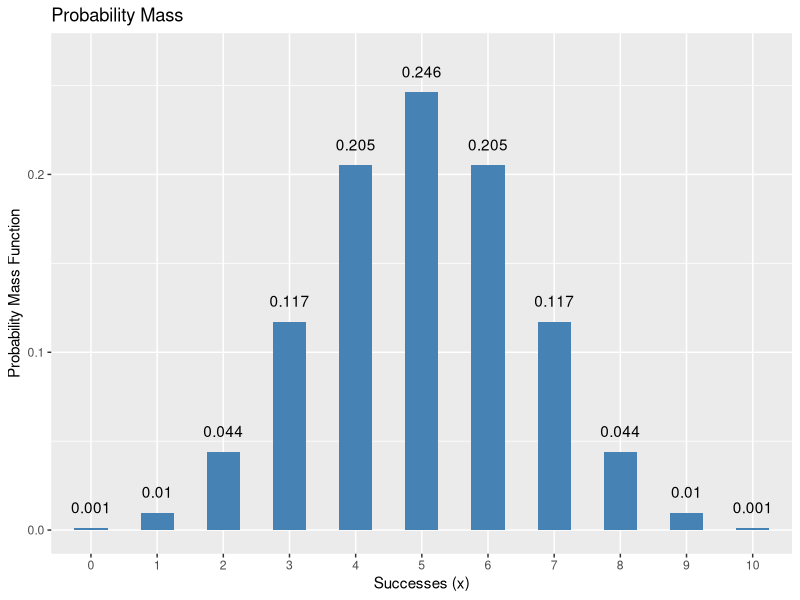
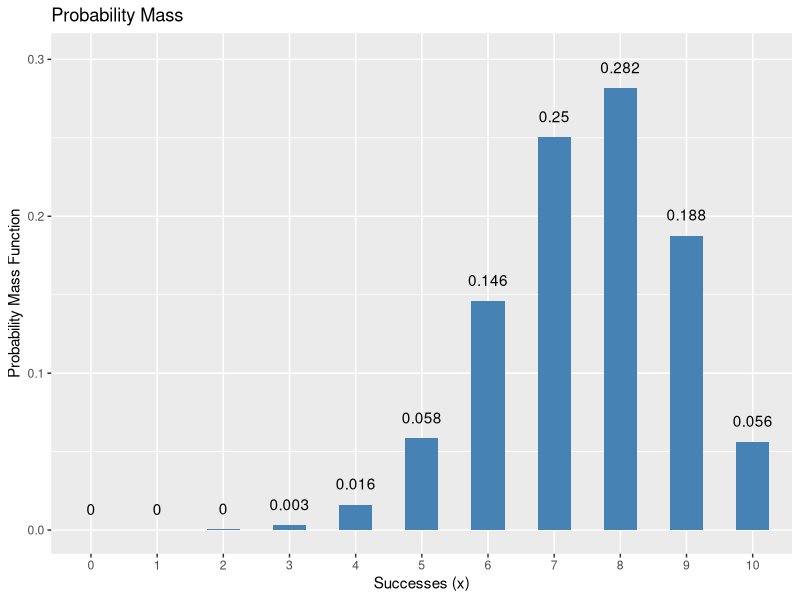
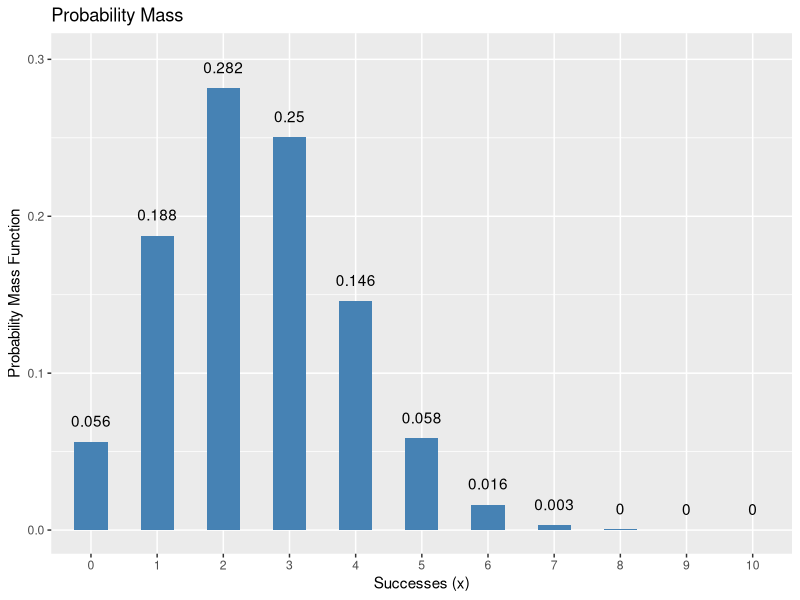
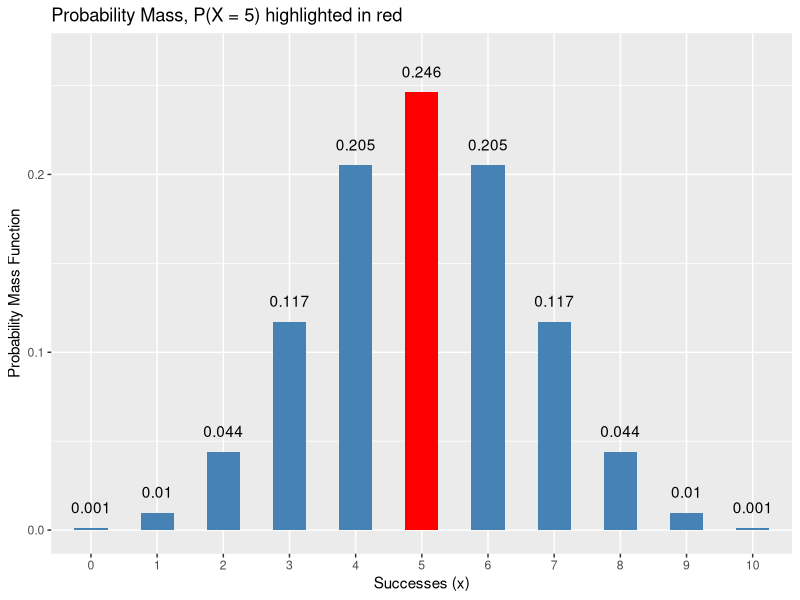
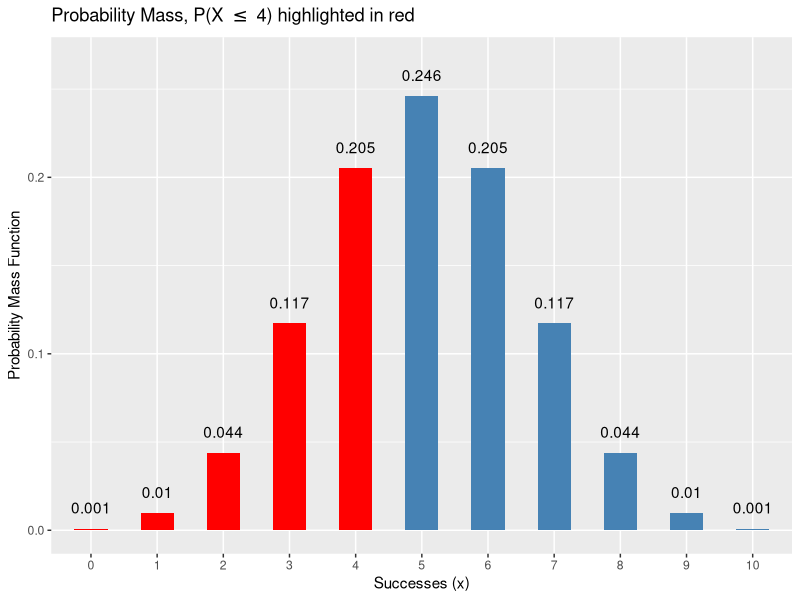
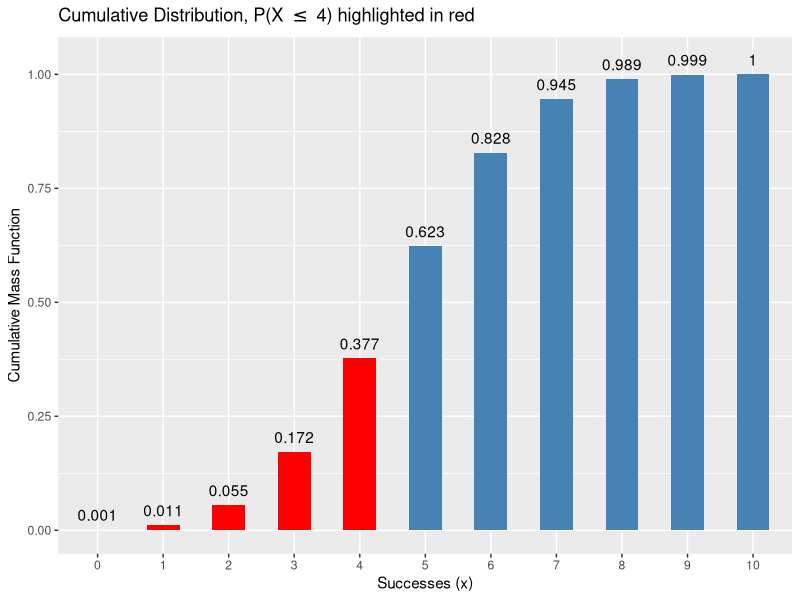
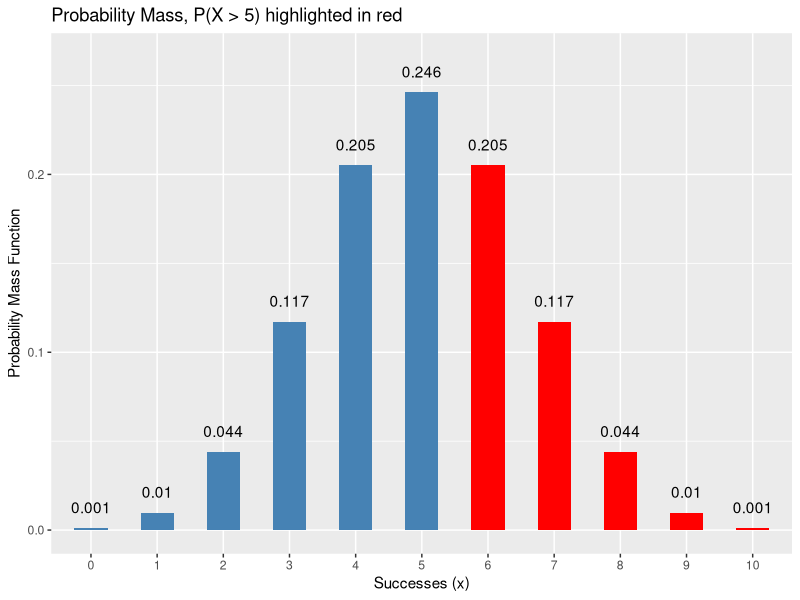
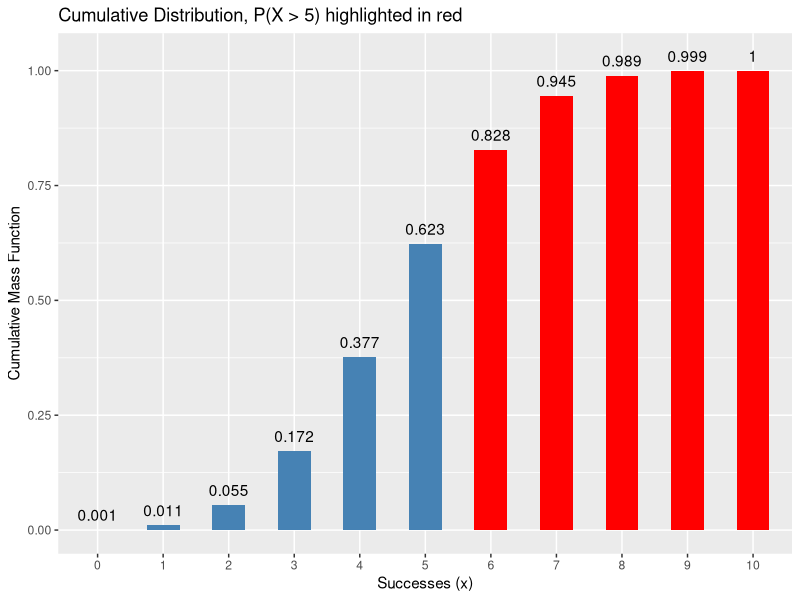

These figures' R source, in order:
## ---- chunk 1
knitr::opts_chunk$set(warning = FALSE, message = FALSE)
## ---- chunk 2
library(ggplot2) # for ggplot()
## ---- chunk 3
n <- 10 # number of trials
p <- 0.5 # probability of success

# calculate probabilities for all possible outcomes
n_range <- 0:n
PMF <- dbinom(x = n_range, size = n, prob = p)
PMF
## ---- chunk 4
# first create a dataframe to pass the ggplot() function
PMF_df <- data.frame(n_range,PMF)

ggplot(PMF_df, aes(x = as.factor(n_range), y = PMF)) + 
  geom_bar(stat="identity", width=0.5, fill="steelblue") + ylim(0,max(PMF)+0.02) + 
  geom_text(aes(label = round(PMF,3), y = PMF), vjust = -1.25) +
  labs(title = "Probability Mass",
       x = "Successes (x)",
       y = "Probability Mass Function") 
## ---- chunk 5
# change probability of success to 0.75
p <- 0.75 

# calculate probabilities for all possible outcomes
PMF2 <- dbinom(x = n_range, size = n, prob = p)

PMF_df2 <- data.frame(n_range,PMF2)

ggplot(PMF_df2, aes(x = as.factor(n_range), y = PMF2)) + 
  geom_bar(stat="identity", width=0.5, fill="steelblue") + ylim(0,max(PMF2)+0.02) + 
  geom_text(aes(label = round(PMF2,3), y = PMF2), vjust = -1.25) +
  labs(title = "Probability Mass",
       x = "Successes (x)",
       y = "Probability Mass Function") 
## ---- chunk 6
# change probability of success to 0.25
p <- 0.25 

# calculate probabilities for all possible outcomes
PMF3 <- dbinom(x = n_range, size = n, prob = p)

PMF_df3 <- data.frame(n_range,PMF3)

ggplot(PMF_df3, aes(x = as.factor(n_range), y = PMF3)) + 
  geom_bar(stat="identity", width=0.5, fill="steelblue") + ylim(0,max(PMF3)+0.02) + 
  geom_text(aes(label = round(PMF3,3), y = PMF3), vjust = -1.25) +
  labs(title = "Probability Mass",
       x = "Successes (x)",
       y = "Probability Mass Function") 

## ---- chunk 7
# P(X = 5) 

p <- 0.5 # probability of success
x <- 5 

ans.a <- dbinom(x, n, p) 
print(round(ans.a,2))

# We can visualise this by using the dataframe we created earlier
# Let's make a column to store colours accordingly
PMF_df$colour <- ifelse(PMF_df$n_range == x, 'red','steelblue') 

ggplot(PMF_df, aes(x = as.factor(n_range), y = PMF)) +
  geom_bar(stat="identity", width=0.5, fill=PMF_df$colour) + ylim(0,max(PMF)+0.02) +
  geom_text(aes(label = round(PMF,3), y = PMF), vjust = -1.25) +
  labs(title = "Probability Mass, P(X = 5) highlighted in red",
       x = "Successes (x)",
       y = "Probability Mass Function")
## ---- chunk 8
# P(X <= 4) 
x = 4

ans.b <- pbinom(x, n, p, lower.tail = TRUE)  
print(round(ans.b,2))

# We can visualise this by using the dataframe we created earlier
# Let's make a column to store colours accordingly
PMF_df$colour <- ifelse(PMF_df$n_range %in% c(0:x), 'red','steelblue')

ggplot(PMF_df, aes(x = as.factor(n_range), y = PMF)) +
  geom_bar(stat="identity", width=0.5, fill=PMF_df$colour) + ylim(0,max(PMF)+0.02) +
  geom_text(aes(label = round(PMF,3), y = PMF), vjust = -1.25) +
  labs(title = expression("Probability Mass, P(X "<=" 4) highlighted in red"),
       x = "Successes (x)",
       y = "Probability Mass Function")

# The sum of all highlighted probabilities will equal 0.38. 
# We can get a better idea of how this looks using cumulative probabilities
cumulativeprobs <- cumsum(PMF_df$PMF)

ggplot(PMF_df, aes(x = as.factor(n_range), y = cumulativeprobs)) +
  geom_bar(stat="identity", width=0.5, fill=PMF_df$colour) + ylim(0,max(cumulativeprobs)+0.03) +
  geom_text(aes(label = round(cumulativeprobs,3), y = cumulativeprobs), vjust = -0.75) +
  labs(title = expression("Cumulative Distribution, P(X "<=" 4) highlighted in red"),
       x = "Successes (x)",
       y = "Cumulative Mass Function")

## ---- chunk 9
# P(X > 5)
x = 5

ans.c <- pbinom(x, n, p, lower.tail = FALSE)  
print(round(ans.c,2))

# We can visualise this by using the dataframe we created earlier
# Let's make a column to store colours accordingly
PMF_df$colour <- ifelse(PMF_df$n_range %in% c(x+1:n), 'red','steelblue')

ggplot(PMF_df, aes(x = as.factor(n_range), y = PMF)) +
  geom_bar(stat="identity", width=0.5, fill=PMF_df$colour) + ylim(0,max(PMF)+0.02) +
  geom_text(aes(label = round(PMF,3), y = PMF), vjust = -1.25) +
  labs(title = "Probability Mass, P(X > 5) highlighted in red",
       x = "Successes (x)",
       y = "Probability Mass Function")

# The sum of all highlighted probabilities will equal 0.38 (same as b). 
# Notice the visual difference when using cumulative probabilities.
cumulativeprobs <- cumsum(PMF_df$PMF)

ggplot(PMF_df, aes(x = as.factor(n_range), y = cumulativeprobs)) +
  geom_bar(stat="identity", width=0.5, fill=PMF_df$colour) + ylim(0,max(cumulativeprobs)+0.03) +
  geom_text(aes(label = round(cumulativeprobs,3), y = cumulativeprobs), vjust = -0.75) +
  labs(title = "Cumulative Distribution, P(X > 5) highlighted in red",
       x = "Successes (x)",
       y = "Cumulative Mass Function")

## ---- chunk 10
# Minimum x such that  P(X <= x) >= 0.5

proportion <- 0.5
ans.d <- qbinom(proportion, n, p, lower.tail = TRUE)
print(ans.d)
